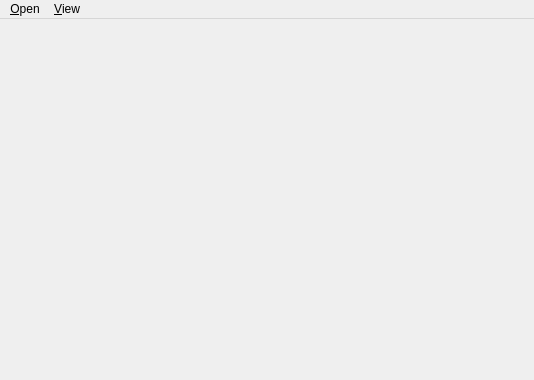
<?xml version="1.0" encoding="UTF-8"?>
<ui version="4.0">
 <class>MainWindow</class>
 <widget class="QMainWindow" name="MainWindow">
  <property name="geometry">
   <rect>
    <x>0</x>
    <y>0</y>
    <width>534</width>
    <height>380</height>
   </rect>
  </property>
  <property name="windowTitle">
   <string>MainWindow</string>
  </property>
  <widget class="QWidget" name="centralWidget">
   <layout class="QGridLayout" name="gridLayout"/>
  </widget>
  <widget class="QMenuBar" name="menuBar">
   <property name="geometry">
    <rect>
     <x>0</x>
     <y>0</y>
     <width>534</width>
     <height>21</height>
    </rect>
   </property>
   <widget class="QMenu" name="menu_Open">
    <property name="title">
     <string>&amp;Open</string>
    </property>
    <addaction name="action_open_plant_file"/>
    <addaction name="action_re_open_last_plant"/>
   </widget>
   <widget class="QMenu" name="menu_View">
    <property name="title">
     <string>&amp;View</string>
    </property>
    <addaction name="actionView_log"/>
   </widget>
   <addaction name="menu_Open"/>
   <addaction name="menu_View"/>
  </widget>
  <action name="action_open_plant_file">
   <property name="text">
    <string>&amp;open plant file ...</string>
   </property>
   <property name="shortcut">
    <string>Ctrl+O</string>
   </property>
  </action>
  <action name="action_re_open_last_plant">
   <property name="text">
    <string>&amp;re-open last plant</string>
   </property>
   <property name="shortcut">
    <string>Ctrl+R</string>
   </property>
  </action>
  <action name="actionView_log">
   <property name="text">
    <string>view &amp;log</string>
   </property>
  </action>
 </widget>
 <layoutdefault spacing="6" margin="11"/>
 <resources/>
 <connections/>
</ui>
